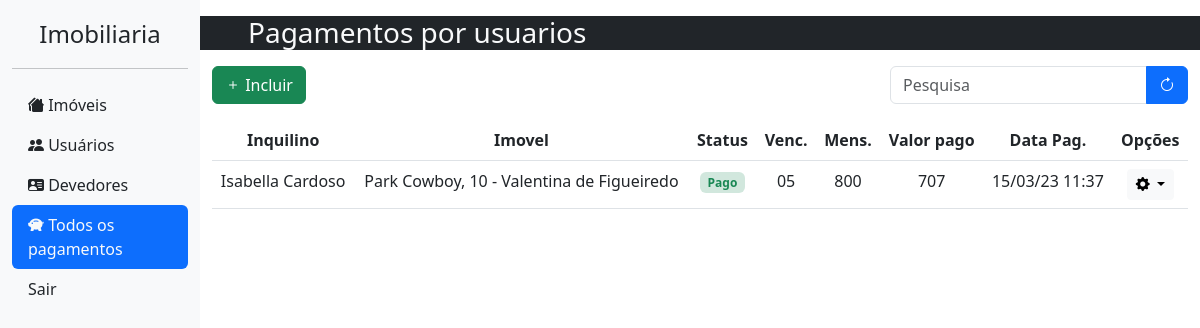
Screenshot of /pagamento/listar-todos-os-pagamentos/ (signed in) with the database file from the repository.
### pagamento/models.py (models this page shows, shortened)
class Pagamento(models.Model):
    perfil = models.ForeignKey(Perfil, null=True, on_delete=models.CASCADE, verbose_name="Usuario pagador")
    status = models.CharField(choices=STATUS_CHOICES, default="A", max_length=20,  verbose_name="Status do pagamento")
    valor_pago = models.IntegerField(null = True, verbose_name="Valor pago", validators=[MaxValueValidator(999999), MinValueValidator(0)])
    data = models.DateTimeField(null=True, blank=True, verbose_name="Data do pagamento")

### usuario/models.py (models this page shows, shortened)
class Perfil(models.Model):
    cpf = models.CharField(max_length=14, null=True)
    nome_completo = models.CharField(max_length=50, null=True, verbose_name="Nome completo")
    data_nascimento = models.DateField(max_length=10, null=True, blank=True, verbose_name="Data de nascimento")
    telefone = models.CharField(max_length=16, null=True, verbose_name="Telefone para contato")
    data_entrada_imovel = models.DateField(auto_now_add=True, editable=True, verbose_name="Data de entrada no imovel")
    usuario = models.OneToOneField(User, blank=True, on_delete=models.CASCADE)
    imovel = models.OneToOneField(Imovel, null=True, blank=True, on_delete=models.SET_NULL)
    def __str__(self) -> str:
        return self.nome_completo

### imobiliaria/models.py (models this page shows, shortened)
class Imovel(models.Model):
    nome = models.CharField(max_length=50, blank=True, verbose_name='Nome do imóvel / vila / condominio')
    cep = models.CharField(max_length=9, blank=True, verbose_name= 'CEP')
    endereco = models.CharField(max_length=100, blank=True, verbose_name= 'Endereço')
    numero = models.CharField(max_length=100, blank=True, verbose_name= 'Numero')
    bairro = models.CharField(max_length=100, blank=True, verbose_name= 'Bairro')
    cidade = models.CharField(max_length=100, blank=True, verbose_name= 'Cidade')
    uf = models.CharField(max_length=2, blank=True, verbose_name= 'UF')
    mensalidade = models.IntegerField(blank=True, verbose_name='Mensalidade R$', validators=[MaxValueValidator(999999), MinValueValidator(0)])
    vencimento = models.IntegerField(default=5, verbose_name="Dia do vencimento da mensalidade", validators=[MaxValueValidator(29), MinValueValidator(1)])
    disponibilidade = models.BooleanField(default=True, verbose_name="Disponibilidade")
    def __str__(self) -> str:
        nome = ''
        if self.nome:
            nome = self.nome
        else:
            nome = self.endereco
        return f'{nome}, {self.numero} - {self.bairro}'

### pagamento/views.py (the view)
# urls.py: path('listar-todos-os-pagamentos/', listar_pagamentos, name='listar-todos-os-pagamentos'),
@login_required
@staff_member_required
def listar_pagamentos(request):
    context = {}
    pagamentos = Pagamento.objects.all().order_by('-data').order_by('-status', '-data')
    if request.method == "GET":
        busca = request.GET.get('busca')
        if busca != None and busca != '':
            perfis = Perfil.objects.filter(nome_completo__contains = busca)
            if len(perfis)>0:
                pagamentos = Pagamento.objects.filter(perfil=perfis[0])
            else:
                pagamentos = []
    context['pagamentos'] = pagamentos
    return render(request, 'views/listar-todos-pagamentos.html', context)

### pagamento/templates/views/listar-todos-pagamentos.html (shortened to what this page needs)
{% extends 'base.html' %}
{% block content %}
{% load static %}
<div class="row d-sm-none d-lg-block bg-dark text-light mb-3">
    <h3 class="ps-5">Pagamentos por usuarios</h3>
</div>
<div class="row">
    <div class="col-12 d-flex justify-content-between mb-3">
        <a href="{% url 'adicionarpagamento' %}" class="btn btn-success"><i class="bi bi-plus"></i> Incluir</a>
        <form method="GET" autocomplete="off">
            <div class="input-group">
                <input type="text" class="form-control" placeholder="Pesquisa" name="busca">
                <button class="btn btn-primary"><i class="bi bi-arrow-clockwise"></i></button>
            </div>
        </form>
    </div>
</div>
<div class="table-responsive-xxl">
    <table class="table table-hover text-center">
        <thead>
            <tr>
                <th scope="col">Inquilino</th>
                <th scope="col">Imovel</th>
                <th scope="col">Status</th>
                <th scope="col">Venc.</th>
                <th scope="col">Mens.</th>
                <th scope="col">Valor pago</th>
                <th scope="col">Data Pag.</th>
                <th scope="col">Opções</th>
            </tr>
        </thead>
        <tbody>
            {% for pagamento in pagamentos %}
            <tr>
                <td>{{pagamento.perfil}}</td>
                <td>
                    {% if pagamento.perfil.imovel%}
                        <span>{{pagamento.perfil.imovel}}</span>
                    {% else %}
                        <span class="badge bg-danger-subtle text-danger">Despejado</span>
                    {% endif %}
                </td>
                <td>
                    {% if pagamento.status == "P" %}
                        <span class="badge bg-success-subtle text-success">Pago</span>
                    {% elif pagamento.status == "A" %}
                        <span class="badge bg-warning-subtle text-dark">Em análise</span>
                    {% else %}
                        <span class="badge bg-danger-subtle text-danger">Aguardando</span>
                    {% endif %}
                </td>
                <td>
                    {% if pagamento.perfil.imovel %}
                        {% if pagamento.perfil.imovel.vencimento > 9 %}
                            {{ pagamento.perfil.imovel.vencimento }}
                        {% else %}
                            0{{pagamento.perfil.imovel.vencimento}}
                        {% endif %}
                    {% endif %}
                </td>
                <td>{{pagamento.perfil.imovel.mensalidade}}</td>
                <td>{{pagamento.valor_pago}}</td>
                <td>{{pagamento.data|date:"d/m/y H:i"}}</td>
                <td>
                    <div class="dropdown">
                        <button type="button" class="btn btn-sm btn-light dropdown-toggle" data-bs-toggle="dropdown">
                            <i class="bi bi-gear-fill"></i>
                        </button>
                    </div>
                </td>
            </tr>
            {% endfor %}
        </tbody>
    </table>
</div>
{% endblock %}

### core/static/css/login.css (style rules this page uses)
html, body { height: 100%; margin: 0; }

### core/static/css/mobile.css (style rules this page uses)
.table-responsive-xxl { min-height: 20em; }

### rows the page displays
Pagamento: perfil "Isabella Cardoso", perfil.imovel "Park Cowboy, 10 - Valentina de Figueiredo", status "Pago", perfil.imovel.vencimento "5", perfil.imovel.mensalidade "800", valor_pago "707", data "15/03/23 11:37"
